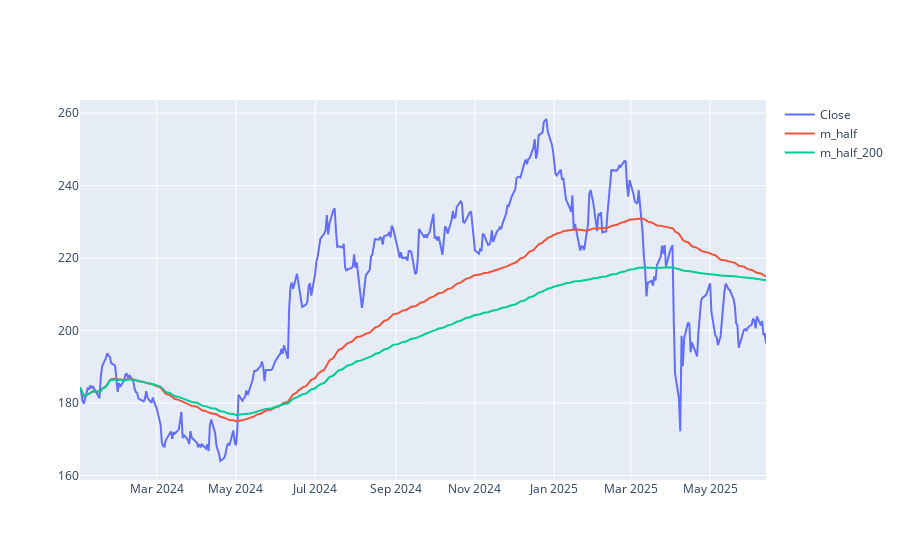

The notebook cell this image was saved under:
### Code cell
fig = go.Figure()

fig.add_trace(go.Scatter(
    x=df.index,
    y=df['Close'].values[:,0],
    mode='lines',  # Set the mode to 'lines' for a line chart
    name='Close'# Use the name for each line from the dictionary
))   

fig.add_trace(go.Scatter(
    x=df.index,
    y=df['m_half_50'].values,
    mode='lines',  # Set the mode to 'lines' for a line chart
    name='m_half'# Use the name for each line from the dictionary
))   
fig.add_trace(go.Scatter(
    x=df.index,
    y=df['m_half_200'].values,
    mode='lines',  # Set the mode to 'lines' for a line chart
    name='m_half_200'# Use the name for each line from the dictionary
))

### Figure 1 — Plotly figure (JSON) as saved in the notebook; plotly's stock layout.template omitted (floating-point values rounded to 4 significant figures; data arrays with more than 128 entries replaced by an {"elided": "..."} marker saying what was removed)
{"data": [{"mode": "lines", "name": "Close", "type": "scatter", "x": {"elided": "364 str values"}, "y": {"elided": "364 float values"}}, {"mode": "lines", "name": "m_half", "type": "scatter", "x": {"elided": "364 str values"}, "y": {"elided": "364 float values"}}, {"mode": "lines", "name": "m_half_200", "type": "scatter", "x": {"elided": "364 str values"}, "y": {"elided": "364 float values"}}], "layout": {"autosize": true, "xaxis": {"autorange": true, "range": ["2024-01-02", "2025-06-13"], "type": "date"}, "yaxis": {"autorange": true, "range": [158.8, 263.6], "type": "linear"}}}
